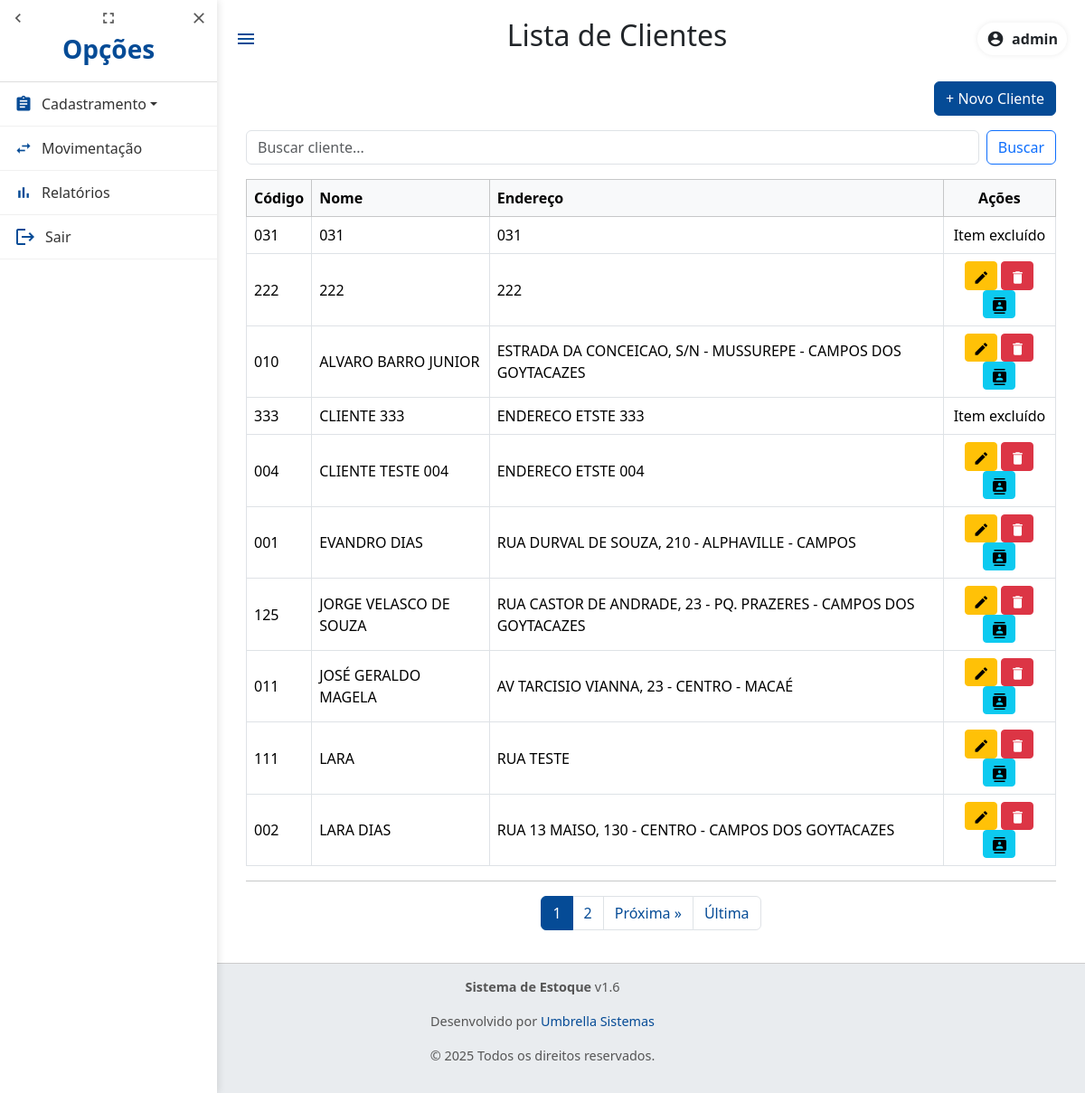
The page /clientes/ (signed in) on the database as committed earlier.
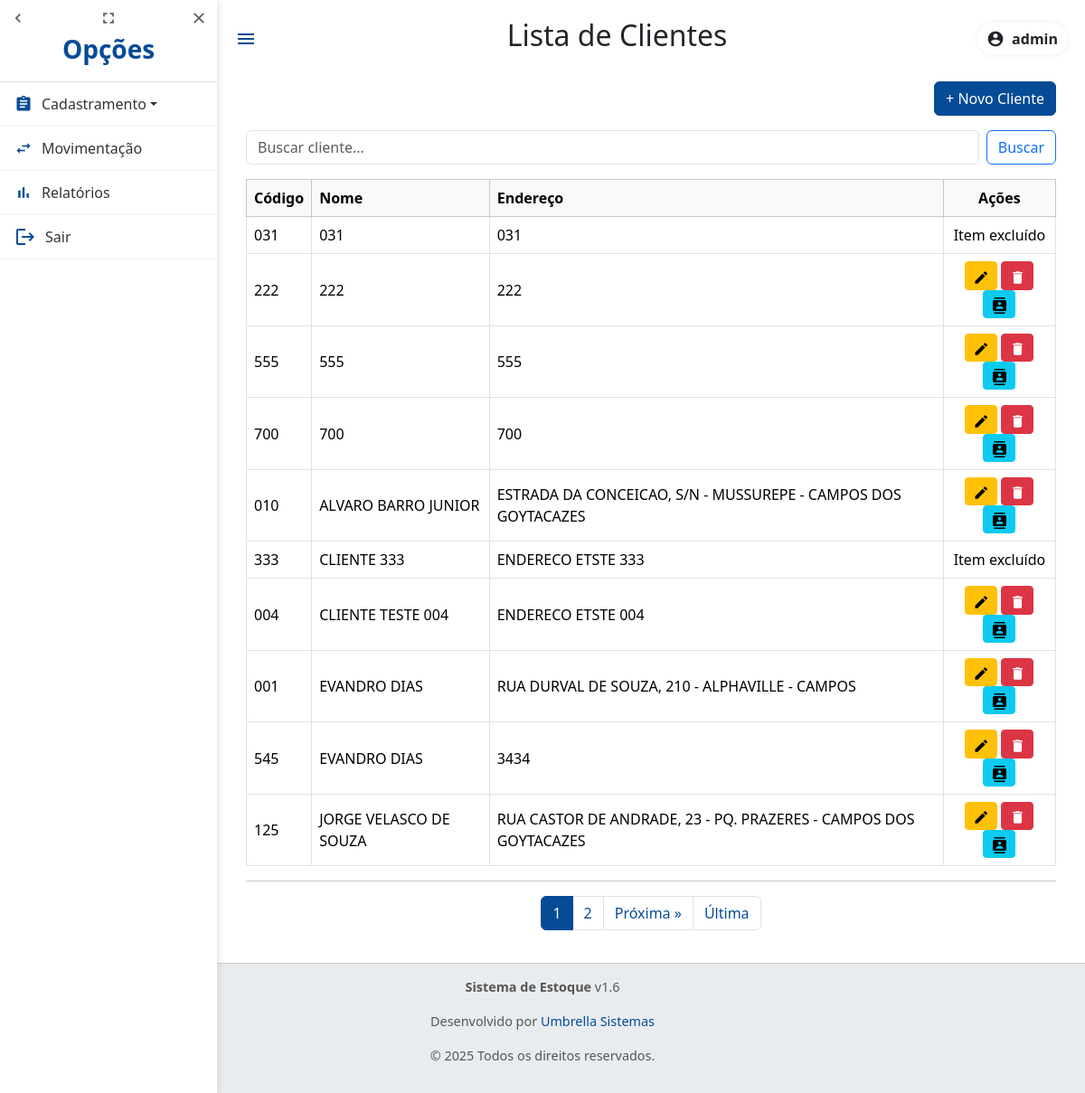
The same page on the database as committed later.
### estoque/models.py (models this page shows, shortened)
class Cliente(models.Model):
    codigo = models.CharField(
        max_length=20,
        unique=True,
        verbose_name="Código"
    )
    nome = models.CharField(
        max_length=255,
        verbose_name="Nome"
    )
    endereco = models.CharField(
        max_length=255,
        verbose_name="Endereco",
        help_text="Endereço completo (Lograduro, N.Imovel, Bairro, Cidade, CEP)"
    )
    is_excluido = models.BooleanField(
        default=False,
        verbose_name="Excluído"
    )
    class Meta:
        verbose_name = "Cliente"
        verbose_name_plural = "Clientes"
        ordering = ['nome']

### estoque/views.py (the view)
# urls.py: path('clientes/', views.cliente_list, name='cliente_list'),
@login_required(login_url='login')
def cliente_list(request):
    query = request.GET.get('q')
    clientes = Cliente.objects.order_by('nome')
    if query:
        clientes = clientes.filter(nome__icontains=query)
    paginator = Paginator(clientes, 10)  # 10 produtos por página
    page_number = request.GET.get('page')
    clientes = paginator.get_page(page_number)
    return render(request, 'cliente_list.html', {'clientes': clientes})

### templates/cliente_list.html (shortened to what this page needs)
{% extends 'base.html' %}
{% block page_title %}Lista de Clientes{% endblock %}
{% block content %}
<div class="container mt-4">
    <div class="mb-3 text-end">
        <a href="{% url 'cliente_create' %}" class="btn btn-primary">+ Novo Cliente</a>
    </div>
    <form method="get" class="mb-3 d-flex" role="search">
        <input type="text" name="q" class="form-control me-2" placeholder="Buscar cliente..." value="{{ request.GET.q }}">
        <button type="submit" class="btn btn-outline-primary">Buscar</button>
    </form>
    <div class="table-responsive">
        <table class="table table-hover table-bordered align-middle">
            <thead class="table-light">
                <tr>
                    <th>Código</th>
                    <th>Nome</th>
                    <th>Endereço</th>
                    <th class="text-center">Ações</th>
                </tr>
            </thead>
            <tbody>
                {% for cliente in clientes %}
                    <tr>
                        <td>{{ cliente.codigo }}</td>
                        <td>{{ cliente.nome }}</td>
                        <td>{{ cliente.endereco }}</td>
                        <td class="text-center">
                            {% if not cliente.is_excluido %}
                                <a href="{% url 'cliente_update' cliente.pk %}" class="btn btn-sm btn-warning" title="Editar">
                                    <span class="material-icons">edit</span>
                                </a>
                                <a href="{% url 'cliente_delete' cliente.pk %}" class="btn btn-sm btn-danger" title="Excluir">
                                    <span class="material-icons">delete</span>
                                </a>
                                <button class="btn btn-sm btn-info ver-contatos" data-id="{{ cliente.pk }}" title="Ver Contatos">
                                    <span class="material-icons">contacts</span>
                                </button>
                            {% else %}
                                Item excluído
                            {% endif %}
                        </td>
                    </tr>
                {% empty %}
                    <tr><td colspan="4" class="text-center">Nenhum cliente cadastrado.</td></tr>
                {% endfor %}
            </tbody>
        </table>
        <hr>
        {% if clientes.has_other_pages %}
            <nav aria-label="Navegação de páginas">
            <ul class="pagination justify-content-center">
                {% for num in clientes.paginator.page_range %}
                {% if clientes.number == num %}
                    <li class="page-item active"><span class="page-link">{{ num }}</span></li>
                {% elif num > clientes.number|add:'-3' and num < clientes.number|add:'3' %}
                    <li class="page-item"><a class="page-link" href="?page={{ num }}{% if request.GET.q %}&q={{ request.GET.q }}{% endif %}">{{ num }}</a></li>
                {% endif %}
                {% endfor %}
                {% if clientes.has_next %}
                <li class="page-item">
                    <a class="page-link" href="?page={{ clientes.next_page_number }}{% if request.GET.q %}&q={{ request.GET.q }}{% endif %}">Próxima &raquo;</a>
                </li>
                <li class="page-item">
                    <a class="page-link" href="?page={{ clientes.paginator.num_pages }}{% if request.GET.q %}&q={{ request.GET.q }}{% endif %}">Última</a>
                </li>
                {% endif %}
            </ul>
            </nav>
        {% endif %}
    </div>
</div>
{% endblock %}

Rows that differ between the two databases and show on the page:
no longer on this page (row unchanged): Cliente: codigo "011", nome "JOSÉ GERALDO MAGELA", endereco "AV TARCISIO VIANNA, 23 - CENTRO - MACAÉ"
no longer on this page (row unchanged): Cliente: codigo "111", nome "LARA", endereco "RUA TESTE"
no longer on this page (row unchanged): Cliente: codigo "002", nome "LARA DIAS", endereco "RUA 13 MAISO, 130 - CENTRO - CAMPOS DOS GOYTACAZES"
added Cliente: codigo "555", nome "555", endereco "555"
added Cliente: codigo "700", nome "700", endereco "700"
added Cliente: codigo "545", nome "EVANDRO DIAS", endereco "3434"
